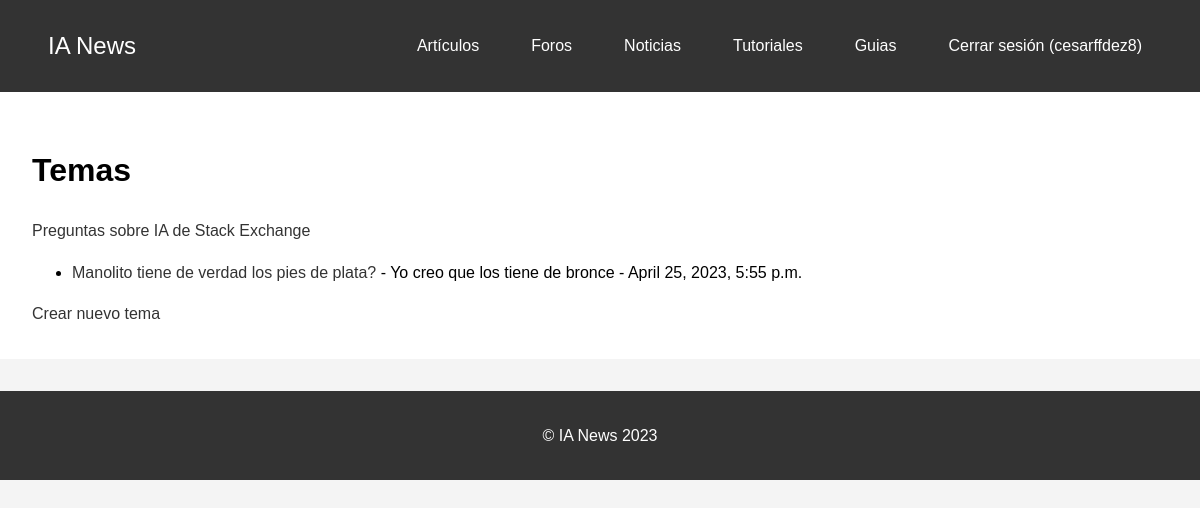
The app's page /foros/ (signed in) with its own data.
### foros/models.py (models this page shows, shortened)
class Tema(models.Model):
    titulo = models.CharField(max_length=255)
    descripcion = models.TextField()
    creador = models.ForeignKey(User, on_delete=models.CASCADE)
    fecha_creacion = models.DateTimeField(auto_now_add=True)

### foros/views.py (the view)
# urls.py: path('', views.lista_temas, name='lista_temas'),
def lista_temas(request):
    temas = Tema.objects.all().order_by('-fecha_creacion')
    return render(request, 'lista_temas.html', {'temas': temas})

### foros/templates/lista_temas.html (shortened to what this page needs)
{% extends 'base.html' %}
{% block content %}
    <h1>Temas</h1>
    <a href="{% url 'preguntas_ia' %}">Preguntas sobre IA de Stack Exchange</a>
    <ul>
        {% for tema in temas %}
            <li><a href="{% url 'detalle_tema' tema.id %}">{{ tema.titulo }}</a> - {{ tema.descripcion }} - {{ tema.fecha_creacion }}</li>
        {% endfor %}
    </ul>
    {% if user.is_authenticated %}
        <a href="{% url 'crear_tema' %}">Crear nuevo tema</a>
    {% endif %}
{% endblock %}

### templates/base.html (shortened to what this page needs)
<!DOCTYPE html>
{% load static %}
<html lang="en">
<head>
    <link rel="stylesheet" href="{% static 'css/estilos.css' %}">
    <link rel="stylesheet" href="{% static 'css/navbar.css' %}">
</head>
<body>
    <header>
        <nav class="navbar">
            <a href="{% url 'lista_articulos' %}" class="navbar-brand">IA News</a>
            <ul class="navbar-nav">
                <li><a href="{% url 'lista_articulos' %}">Artículos</a></li>
                <li><a href="{% url 'lista_temas' %}">Foros</a></li>
                <li><a href="{% url 'lista_noticias' %}">Noticias</a></li>
                <li><a href="{% url 'lista_tutoriales' %}">Tutoriales</a></li>
                <li><a href="{% url 'lista_guias' %}">Guias</a></li>
                {% if user.is_authenticated %}
                    <li><a href="{% url 'logout' %}">Cerrar sesión ({{ user.username }})</a></li>
                {% else %}
                    <li><a href="{% url 'registro' %}">Registrarse</a></li>
                    <li><a href="{% url 'login' %}">Iniciar sesión</a></li>
                {% endif %}
            </ul>
        </nav>
    </header>
    <main>
        {% block content %}{% endblock %}
    </main>
    <footer>
        <p>&copy; IA News 2023</p>
    </footer>
</body>
</html>

### static/css/estilos.css (style rules this page uses)
body { font-family: Arial, sans-serif; margin: 0; padding: 0; line-height: 1.6; background-color: #f4f4f4; }
header { background-color: #333; padding: 1rem; text-align: center; }
header a { color: #ffffff; text-decoration: none; }
header li { display: inline; padding: 0 10px; }
header ul { padding-left: 0; }
main { padding: 2rem; background-color: #ffffff; margin-bottom: 2rem; }
footer { background-color: #333; color: #ffffff; text-align: center; padding: 1rem; }
a { color: #333; text-decoration: none; }

### static/css/navbar.css (style rules this page uses)
body { font-family: Arial, sans-serif; margin: 0; padding: 0; }
.navbar { background-color: #333; display: flex; align-items: center; justify-content: space-between; padding: 0 2rem; height: 60px; }
.navbar-brand { color: #fff; text-decoration: none; font-size: 24px; }
.navbar-nav { list-style: none; display: flex; margin: 0; padding: 0; }
.navbar-nav li { margin-left: 2rem; }
.navbar-nav li a { color: #fff; text-decoration: none; display: block; }

### records on screen
Tema: titulo "Manolito tiene de verdad los pies de plata?", descripcion "Yo creo que los tiene de bronce", fecha_creacion "April 25, 2023, 5:55 p.m."

### other values on screen
{{ user.username }} "cesarffdez8"
